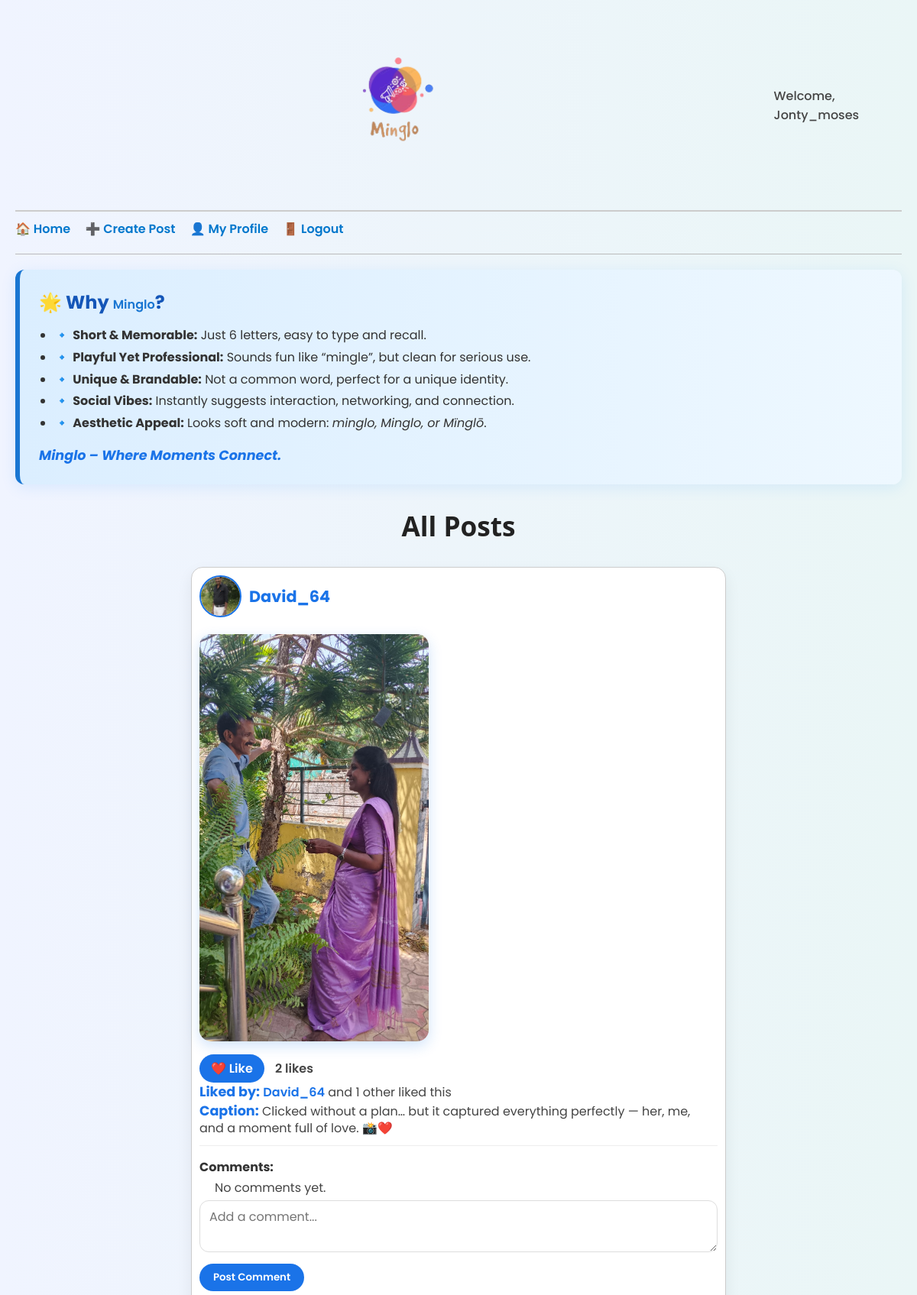
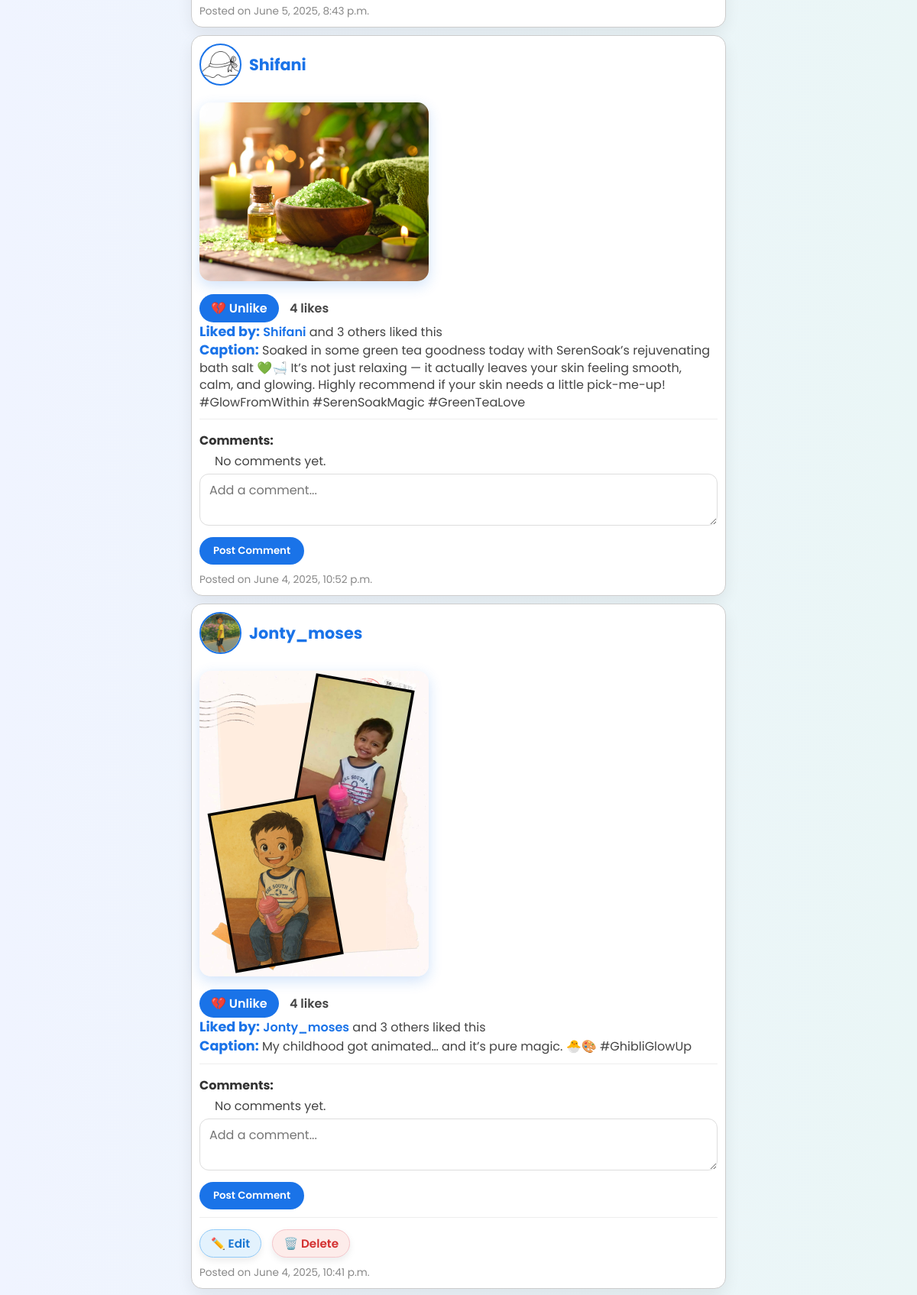
The page / (signed in, upper part) on the database its author committed (2 pictures, top to bottom).
### socialapp/models.py (models this page shows, shortened)
class Post(models.Model):
    user = models.ForeignKey(User, on_delete=models.CASCADE)
    caption = models.TextField()
    image = models.ImageField(upload_to='posts/')
    created_at = models.DateTimeField(auto_now_add=True)

class Profile(models.Model):
    user = models.OneToOneField(User, on_delete=models.CASCADE, related_name='profile')
    bio = models.TextField(blank=True)
    profile_pic = models.ImageField(upload_to='profile_pics/', blank=True, null=True)
    followers = models.ManyToManyField(User, related_name='following', blank=True)  # Optional followers

### socialapp/views.py (the view)
# urls.py: path('', views.home, name='home'),
@login_required
def home(request):
    posts = Post.objects.all().order_by('-created_at')
    user_liked_posts = []
    if request.user.is_authenticated:
        user_liked_posts = Like.objects.filter(user=request.user).values_list('post_id', flat=True)
    for post in posts:
        likes = post.likes.all()
        liked_users = [like.user for like in likes]
        post.like_count = likes.count()
        if liked_users:
            post.first_liker = liked_users[0]
            post.other_likers_count = len(liked_users) - 1
        else:
            post.first_liker = None
            post.other_likers_count = 0
    return render(request, 'socialapp/home.html', {
        'posts': posts,
        'user_liked_posts': user_liked_posts,
    })

### socialapp/templates/socialapp/home.html (shortened to what this page needs)
{% extends 'socialapp/base.html' %}
{% load static %}
{% block content %}
<div style="
       background: linear-gradient(to right, #dbeeff, #eef8ff);
       padding: 25px;
       margin-bottom: 30px;
       border-left: 6px solid #1976d2;
       border-radius: 12px;
       box-shadow: 0 4px 20px rgba(0, 123, 255, 0.1);
       backdrop-filter: blur(5px);
       animation: fadeIn 1s ease;
    ">
       <h2 style="color: #1456b8; margin-bottom: 12px;">🌟 Why <span style="color:#1976d2;">Minglo</span>?</h2>
       <ul style="padding-left: 20px; line-height: 1.8; color: #333;">
         <li>🔹 <strong>Short & Memorable:</strong> Just 6 letters, easy to type and recall.</li>
         <li>🔹 <strong>Playful Yet Professional:</strong> Sounds fun like “mingle”, but clean for serious use.</li>
         <li>🔹 <strong>Unique & Brandable:</strong> Not a common word, perfect for a unique identity.</li>
         <li>🔹 <strong>Social Vibes:</strong> Instantly suggests interaction, networking, and connection.</li>
         <li>🔹 <strong>Aesthetic Appeal:</strong> Looks soft and modern: <em>minglo, Minglo, or Mïnglō</em>.</li>
       </ul>
       <p style="margin-top: 15px; font-style: italic; color: #555; font-size: 1.05rem;">
         <strong>Minglo – Where Moments Connect.</strong>
       </p>
    </div>
<h3>All Posts</h3>
{% for post in posts %}
    <div style="border: 1px solid #ccc; padding: 10px; margin-bottom: 10px;">
        {% with post.user.profile as profile %}
            <div style="display: flex; align-items: center; gap: 10px;">
                {% if profile.profile_pic %}
                   <img src="{{ profile.profile_pic.url }}" width="50" height="50" style="border-radius: 50%;">
                {% else %}
                   <img src="{% static 'default.png' %}" width="50" height="50" style="border-radius: 50%;">
                {% endif %}
                <strong>
                   <a href="{% url 'profile' post.user.username %}">
                       {{ post.user.username }}
                   </a>
                </strong>
            </div>
        {% endwith %}
        {% if post.image %}
            <img src="{{ post.image.url }}" alt="Image for {{ post.caption|truncatewords:5 }}" width="300" style="margin-top:10px; margin-bottom:10px;">
        {% endif %}
        <div>
            {% if post.id in user_liked_posts %}
                <form action="{% url 'toggle_like' post.id %}" method="post" style="display:inline;">
                    <button type="submit">💔 Unlike</button>
                </form>
            {% else %}
                <form action="{% url 'toggle_like' post.id %}" method="post" style="display:inline;">
                    <button type="submit">❤️ Like</button>
                </form>
            {% endif %}
            <span>{{ post.like_count }} like{{ post.like_count|pluralize }}</span>
            {% if post.first_liker %}
                <p>
                    <strong>Liked by:</strong>
                    <a href="{% url 'profile' post.first_liker.username %}">{{ post.first_liker.username }}</a>
                    {% if post.other_likers_count > 0 %}
                        and {{ post.other_likers_count }} other{{ post.other_likers_count|pluralize }} liked this
                    {% else %}
                        liked this
                    {% endif %}
                </p>
            {% else %}
                <p>No likes yet.</p>
            {% endif %}
        </div>
        <p><strong>Caption:</strong> {{ post.caption }}</p>
        <div style="margin-top: 10px;">
           <strong>Comments:</strong>
           {% for comment in post.comments.all %}
              <div style="margin-left: 20px;">
                 <p><strong>{{ comment.user.username }}:</strong> {{ comment.content }}</p>
                 <small>{{ comment.created_at }}</small>
              </div>
           {% empty %}
              <p style="margin-left: 20px;">No comments yet.</p>
           {% endfor %}
        </div>
        {% if request.user.is_authenticated %}
        <form action="{% url 'add_comment' post.id %}" method="post" style="margin-top: 5px;">
           <textarea name="content" rows="2" placeholder="Add a comment..." required></textarea><br>
           <button type="submit">Post Comment</button>
        </form>
        {% else %}
           <p><em>Login to comment.</em></p>
        {% endif %}
        {% if post.user == request.user %}
          <div style="margin-top: 10px;">
             <a href="{% url 'edit_post' post.id %}" class="action-btn edit-btn">✏️ Edit</a>
             <a href="{% url 'delete_post' post.id %}" class="action-btn delete-btn">🗑️ Delete</a>
          </div>
        {% endif %}
        <small>Posted on {{ post.created_at }}</small>
    </div>
{% empty %}
    <p style="text-align: center; font-size: 1.3rem; color: #666;">No posts available yet.</p>
{% endfor %}
{% endblock %}

### socialapp/templates/socialapp/base.html (shortened to what this page needs)
{% load static %}
<!DOCTYPE html>
<html lang="en">
<head>
</head>
<body>
<header>
    <div class="logo-container">
        <img src="{% static 'images/minglo_logo.png' %}" alt="Minglo Logo">
    </div>
    <div class="welcome-msg">
        {% if user.is_authenticated %}
            Welcome, {{ user.username }}
        {% endif %}
    </div>
</header>
<nav>
    {% if user.is_authenticated %}
        <a href="{% url 'home' %}">🏠 Home</a>
        <a href="{% url 'create_post' %}">➕ Create Post</a>
        <a href="{% url 'profile' user.username %}">👤 My Profile</a>
        <a href="{% url 'logout' %}">🚪 Logout</a>
    {% else %}
        <a href="{% url 'login' %}">🔐 Login</a>
        <a href="{% url 'register' %}">📝 Register</a>
    {% endif %}
</nav>
<hr>
{% block content %}{% endblock %}
</body>
</html>

### socialapp/templates/socialapp/base.html (style rules this page uses)
* { margin: 0; padding: 0; box-sizing: border-box; font-family: 'Poppins', sans-serif; }
body { background: linear-gradient(to right, #f0f4ff, #eaf6f6); color: #333; padding: 20px; transition: all 0.3s ease; }
header { display: flex; align-items: center; justify-content: space-between; padding-bottom: 15px; border-bottom: 2px solid #ccc; }
.logo-container { display: flex; align-items: center; justify-content: center; height: 240px; width: 100%; animation: fadeInLogo 1s ease-in-out; }
.logo-container img { height: 240px; transition: transform 0.3s ease; }
.welcome-msg { font-size: 1rem; font-weight: 500; margin-bottom: 5px; color: #444; }
nav { margin-top: 10px; }
nav a { text-decoration: none; margin-right: 15px; color: #0077cc; font-weight: 600; transition: color 0.3s ease, background-color 0.3s ease; }
hr { margin: 20px 0; border: none; border-top: 1px solid #bbb; }

### socialapp/templates/socialapp/home.html (style rules this page uses)
h3 { font-size: 2.2rem; font-weight: 700; color: #222; text-align: center; margin-bottom: 30px; font-family: 'Segoe UI', Tahoma, Geneva, Verdana, sans-serif; }
div[style*="border: 1px solid"] { max-width: 700px; margin: 0 auto 30px auto; border-radius: 15px; border: 1px solid #ddd; box-shadow: 0 8px 20px rgba(0,0,0,0.07); padding: 20px 25px; background: white; transition: box-shadow 0.3s ease; }
div[style*="display: flex"] { align-items: center; gap: 15px; margin-bottom: 12px; }
div[style*="display: flex"] img { border-radius: 50%; width: 55px !important; height: 55px !important; object-fit: cover; border: 2px solid #1a73e8; transition: transform 0.3s ease; }
div[style*="display: flex"] strong a { text-decoration: none; font-size: 1.3rem; font-weight: 700; color: #1a73e8; transition: color 0.3s ease; }
img[alt^="Image for"] { max-width: 100%; border-radius: 15px; margin: 10px 0; box-shadow: 0 6px 18px rgba(26, 115, 232, 0.2); transition: transform 0.3s ease; }
span { font-weight: 600; color: #444; font-size: 1rem; }
div > p strong { color: #1a73e8; font-weight: 700; }
div > p a { color: #1a73e8; text-decoration: none; font-weight: 600; }
p strong { font-weight: 700; font-size: 1.1rem; color: #333; }
p { font-size: 1rem; line-height: 1.4; color: #444; }
div[style*="margin-top: 10px"] { border-top: 1px solid #eee; padding-top: 15px; }
div[style*="margin-top: 10px"] p { margin: 4px 0; }
small { display: block; color: #888; font-size: 0.85rem; margin-top: 10px; }
.action-btn { display: inline-block; padding: 6px 14px; margin-right: 10px; border-radius: 20px; font-size: 0.95rem; font-weight: 600; text-decoration: none; transition: background-color 0.3s ease, color 0.3s ease; box-shadow: 0 4px 10px rgba(0, 0, 0, 0.08); }
.edit-btn { background-color: #e3f2fd; color: #1976d2; border: 1px solid #90caf9; }
.delete-btn { background-color: #fdecea; color: #d32f2f; border: 1px solid #f5c6cb; }

### rows shown on the page
Post: user.profile.profile_pic (picture), user.username "David_64", image (picture), shows "❤️ Like", like_count "2", first_liker.username "David_64", other_likers_count "1", caption "Clicked without a plan… but it captured everything perfectly — her, me, and a moment full of love. 📸❤️", created_at "June 5, 2025, 8:43 p.m."
Post: user.username "Shifani", image (picture), shows "💔 Unlike", like_count "4", first_liker.username "Shifani", other_likers_count "3", caption "Soaked in some green tea goodness today with SerenSoak’s rejuvenating bath salt 💚🛁 It’s not just relaxing — it actually leaves your skin feeling smooth, calm, and glowing. Highly recommend if your skin needs a little pick-me-up! #GlowFromWithin #SerenSoakMagic #GreenTeaLove", created_at "June 4, 2025, 10:52 p.m."
Post: user.profile.profile_pic (picture), user.username "Jonty_moses", image (picture), shows "💔 Unlike", like_count "4", first_liker.username "Jonty_moses", other_likers_count "3", caption "My childhood got animated… and it’s pure magic. 🐣🎨 #GhibliGlowUp", shows "✏️ Edit", created_at "June 4, 2025, 10:41 p.m."

### other values the page prints
{{ user.username }} "Jonty_moses"
